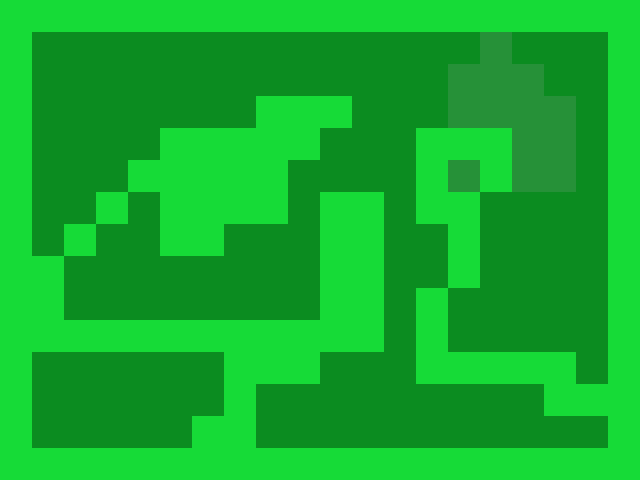

This game map was drawn from its Tiled (.tmx) file and the tilesets committed beside it. A one-line description and the trimmed map source follow:
An orthogonal 20x15 tile map with 32x32 px tiles, 1 tile layer (terrain), 2 tilesets and 5 objects (player1).

<map version="1.0" orientation="orthogonal" width="20" height="15" tilewidth="32" tileheight="32" backgroundcolor="#000000">
 <tileset firstgid="1" name="grass" tilewidth="32" tileheight="32">
  <image source="grass.png" width="64" height="64" />
 </tileset>
 <tileset firstgid="5" name="metatiles32x32" tilewidth="32" tileheight="32">
  <image source="../img/metatiles32x32.png" width="64" height="64" />
 </tileset>
 <layer name="terrain" width="20" height="15">
  <data>[300 cells, 300 non-empty, 3 distinct tile ids]</data>
 </layer>
 <objectgroup name="collision" width="20" height="15">
  <object x="2" y="3" width="28" height="476" />
  <object x="34" y="2" width="573" height="30" />
  <object x="610" y="3" width="27" height="475" />
  <object x="35" y="453" width="570" height="27" />
 </objectgroup>
 <objectgroup name="sprite" width="20" height="15">
  <object name="player1" x="450" y="162" width="32" height="32">
   <properties>
    <property name="image" value="player1" />
    <property name="spriteheight" value="32" />
    <property name="spritewidth" value="32" />
   </properties>
  </object>
 </objectgroup>
</map>
